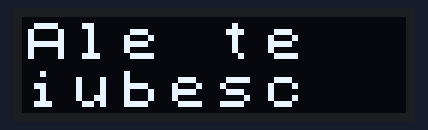
Bench run of a sketch on a simulated Arduino Uno, built with avr-gcc and run on an emulated ATmega328P. Shown: 128×32 one-colour display.

Above: at 0.3 s.

The sketch:

display_8266.ino
```cpp
#include <Arduino.h>
#include <U8x8lib.h>

// Pin 16   OLED Reset
// Pin 4,5  I2C

// use Board "Wemos D1 Mini R2", 80Mhz, 4(3)MB Flash, 921600baud to flash

U8X8_SSD1306_128X32_UNIVISION_HW_I2C u8x8(16);

void setup(void) {
  u8x8.begin();
}

void loop(void) {
  u8x8.setFont(u8x8_font_chroma48medium8_r);
  //u8x8.draw2x2String(0,0,"Hello");
  //u8x8.draw2x2String(0,2,"World");
  u8x8.draw2x2String(0,0,"Ale te");
  u8x8.draw2x2String(0,2,"iubesc");
  delay(1000);
}
```
